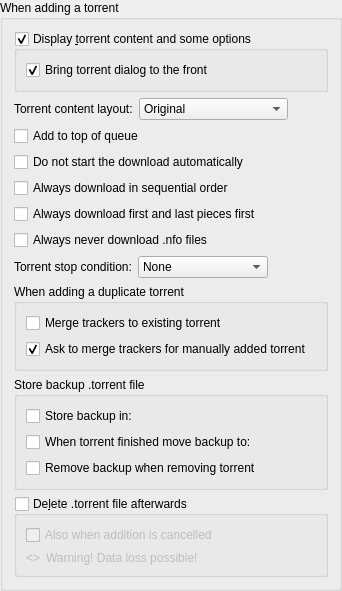
             <widget class="QGroupBox" name="torrentAdditionBox">
              <property name="title">
               <string>When adding a torrent</string>
              </property>
              <layout class="QVBoxLayout" name="torrentAdditionBoxLayout">
               <item>
                <widget class="QGroupBox" name="checkAdditionDialog">
                 <property name="title">
                  <string>Display &amp;torrent content and some options</string>
                 </property>
                 <property name="checkable">
                  <bool>true</bool>
                 </property>
                 <layout class="QVBoxLayout" name="verticalLayout_18">
                  <item>
                   <widget class="QCheckBox" name="checkAdditionDialogFront">
                    <property name="text">
                     <string>Bring torrent dialog to the front</string>
                    </property>
                    <property name="checked">
                     <bool>true</bool>
                    </property>
                   </widget>
                  </item>
                 </layout>
                </widget>
               </item>
               <item>
                <layout class="QHBoxLayout" name="horizontalLayout_19">
                 <item>
                  <widget class="QLabel" name="contentLayoutLabel">
                   <property name="text">
                    <string>Torrent content layout:</string>
                   </property>
                  </widget>
                 </item>
                 <item>
                  <widget class="QComboBox" name="contentLayoutComboBox">
                   <property name="currentIndex">
                    <number>0</number>
                   </property>
                   <item>
                    <property name="text">
                     <string>Original</string>
                    </property>
                   </item>
                   <item>
                    <property name="text">
                     <string>Create subfolder</string>
                    </property>
                   </item>
                   <item>
                    <property name="text">
                     <string>Don't create subfolder</string>
                    </property>
                   </item>
                  </widget>
                 </item>
                 <item>
                  <spacer name="horizontalSpacer_20">
                   <property name="orientation">
                    <enum>Qt::Orientation::Horizontal</enum>
                   </property>
                   <property name="sizeHint" stdset="0">
                    <size>
                     <width>40</width>
                     <height>20</height>
                    </size>
                   </property>
                  </spacer>
                 </item>
                </layout>
               </item>
               <item>
                <widget class="QCheckBox" name="checkAddToQueueTop">
                 <property name="toolTip">
                  <string>The torrent will be added to the top of the download queue</string>
                 </property>
                 <property name="text">
                  <string extracomment="The torrent will be added to the top of the download queue">Add to top of queue</string>
                 </property>
                </widget>
               </item>
               <item>
                <widget class="QCheckBox" name="checkAddStopped">
                 <property name="toolTip">
                  <string>The torrent will be added to download list in a stopped state</string>
                 </property>
                 <property name="text">
                  <string extracomment="The torrent will be added to download list in a stopped state">Do not start the download automatically</string>
                 </property>
                </widget>
               </item>
               <item>
                <widget class="QCheckBox" name="checkAlwaysSequential">
                 <property name="toolTip">
                  <string>Every torrent will be downloaded in sequential order</string>
                 </property>
                 <property name="text">
                  <string>Always download in sequential order</string>
                 </property>
                </widget>
               </item>
               <item>
                <widget class="QCheckBox" name="checkAlwaysFirstLast">
                 <property name="toolTip">
                  <string>Every torrent will download the first and last pieces first</string>
                 </property>
                 <property name="text">
                  <string>Always download first and last pieces first</string>
                 </property>
                </widget>
               </item>
               <item>
                <widget class="QCheckBox" name="checkNeverNfo">
                 <property name="toolTip">
                  <string>.nfo files will never be downloaded</string>
                 </property>
                 <property name="text">
                  <string>Always never download .nfo files</string>
                 </property>
                </widget>
               </item>
               <item>
                <layout class="QHBoxLayout" name="stopConditionLayout">
                 <item>
                  <widget class="QLabel" name="stopConditionLabel">
                   <property name="text">
                    <string>Torrent stop condition:</string>
                   </property>
                  </widget>
                 </item>
                 <item>
                  <widget class="QComboBox" name="stopConditionComboBox">
                   <property name="currentIndex">
                    <number>0</number>
                   </property>
                   <item>
                    <property name="text">
                     <string>None</string>
                    </property>
                   </item>
                   <item>
                    <property name="text">
                     <string>Metadata received</string>
                    </property>
                   </item>
                   <item>
                    <property name="text">
                     <string>Files checked</string>
                    </property>
                   </item>
                  </widget>
                 </item>
                 <item>
                  <spacer name="stopConditionSpacer">
                   <property name="orientation">
                    <enum>Qt::Orientation::Horizontal</enum>
                   </property>
                   <property name="sizeHint" stdset="0">
                    <size>
                     <width>40</width>
                     <height>20</height>
                    </size>
                   </property>
                  </spacer>
                 </item>
                </layout>
               </item>
               <item>
                <widget class="QGroupBox" name="duplicateTorrentGroup">
                 <property name="title">
                  <string>When adding a duplicate torrent</string>
                 </property>
                 <layout class="QVBoxLayout" name="duplicateTorrentBoxLayout">
                  <item>
                   <widget class="QCheckBox" name="checkMergeTrackers">
                    <property name="text">
                     <string>Merge trackers to existing torrent</string>
                    </property>
                    <property name="checked">
                     <bool>false</bool>
                    </property>
                   </widget>
                  </item>
                  <item>
                   <widget class="QCheckBox" name="checkConfirmMergeTrackers">
                    <property name="text">
                     <string>Ask to merge trackers for manually added torrent</string>
                    </property>
                    <property name="checked">
                     <bool>true</bool>
                    </property>
                   </widget>
                  </item>
                 </layout>
                </widget>
               </item>
               <item>
                <widget class="QGroupBox" name="backupTorrentFileGroupBox">
                 <property name="title">
                  <string>Store backup .torrent file</string>
                 </property>
                 <layout class="QGridLayout" name="backupTorrentFileLayout">
                  <item row="0" column="0">
                   <widget class="QCheckBox" name="backupDirCheckBox">
                    <property name="text">
                     <string>Store backup in:</string>
                    </property>
                   </widget>
                  </item>
                  <item row="0" column="1">
                   <widget class="FileSystemPathLineEdit" name="backupDirPathEdit" native="true"/>
                  </item>
                  <item row="1" column="0">
                   <widget class="QCheckBox" name="finishedBackupDirCheckBox">
                    <property name="text">
                     <string>When torrent finished move backup to:</string>
                    </property>
                   </widget>
                  </item>
                  <item row="1" column="1">
                   <widget class="FileSystemPathLineEdit" name="finishedBackupDirPathEdit" native="true"/>
                  </item>
                  <item row="2" column="0" colspan="2">
                   <widget class="QCheckBox" name="removeBackupTorrentFileCheckBox">
                    <property name="text">
                     <string>Remove backup when removing torrent</string>
                    </property>
                   </widget>
                  </item>
                 </layout>
                </widget>
               </item>
               <item>
                <widget class="QGroupBox" name="deleteTorrentBox">
                 <property name="toolTip">
                  <string>Whether the .torrent file should be deleted after adding it</string>
                 </property>
                 <property name="title">
                  <string>De&amp;lete .torrent file afterwards </string>
                 </property>
                 <property name="checkable">
                  <bool>true</bool>
                 </property>
                 <property name="checked">
                  <bool>false</bool>
                 </property>
                 <layout class="QVBoxLayout" name="deleteTorrentBoxLayout">
                  <item>
                   <widget class="QCheckBox" name="deleteCancelledTorrentBox">
                    <property name="toolTip">
                     <string>Also delete .torrent files whose addition was cancelled</string>
                    </property>
                    <property name="text">
                     <string>Also when addition is cancelled</string>
                    </property>
                   </widget>
                  </item>
                  <item>
                   <layout class="QHBoxLayout" name="deleteTorrentWarningLayout">
                    <item>
                     <widget class="QLabel" name="deleteTorrentWarningIcon">
                      <property name="sizePolicy">
                       <sizepolicy hsizetype="Fixed" vsizetype="Preferred">
                        <horstretch>0</horstretch>
                        <verstretch>0</verstretch>
                       </sizepolicy>
                      </property>
                      <property name="text">
                       <string notr="true">&lt;&gt;</string>
                      </property>
                     </widget>
                    </item>
                    <item>
                     <widget class="QLabel" name="deleteTorrentWarningLabel">
                      <property name="text">
                       <string>Warning! Data loss possible!</string>
                      </property>
                     </widget>
                    </item>
                   </layout>
                  </item>
                 </layout>
                </widget>
               </item>
              </layout>
             </widget>
